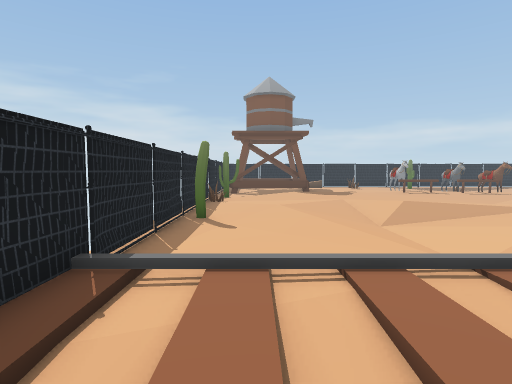
[1] (above)

24 first-person views from a walk through a 3-D level made in the Unity game engine. The camera is 1.5 m above the floor, tilts 4° down and sees 80° across. The floor is counted in squares, 1 m on a side. Each view is taken from the middle of a square. On the plan, view 1 faces up. The plan holds only what a view shows up to about 15 squares ahead; the rest is blank. The place goes on beyond the plan. The player is left out. Some surface patterns are stand-ins.

[2]
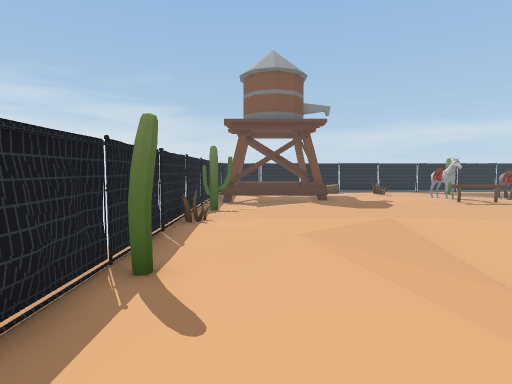

[3]
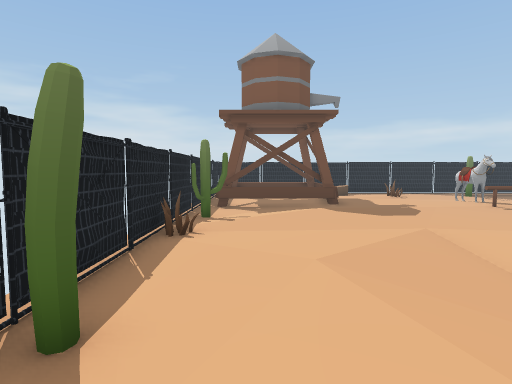

[4]
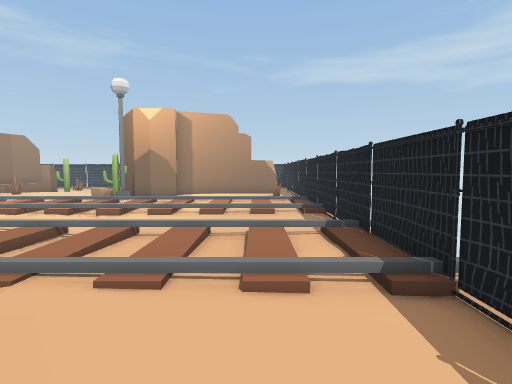

[5]
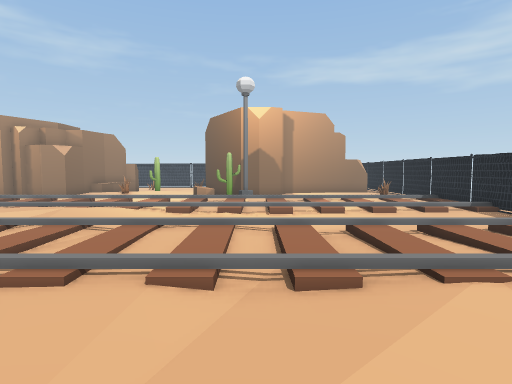

[6]
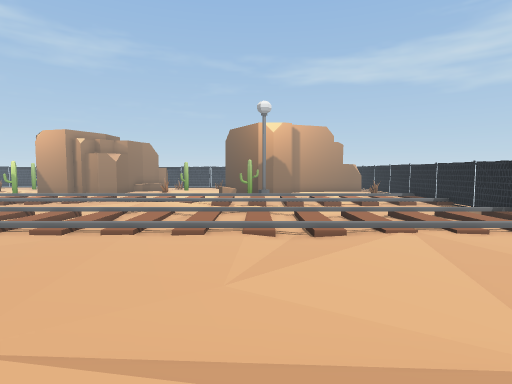

[7]
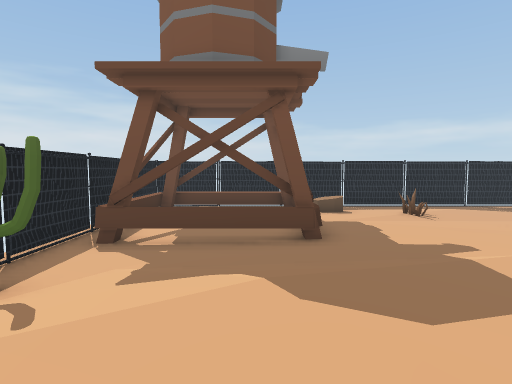

[8]
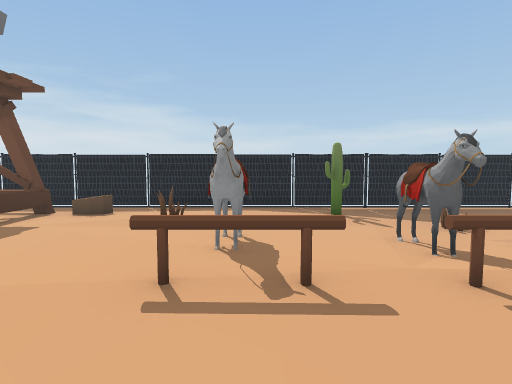

[9]
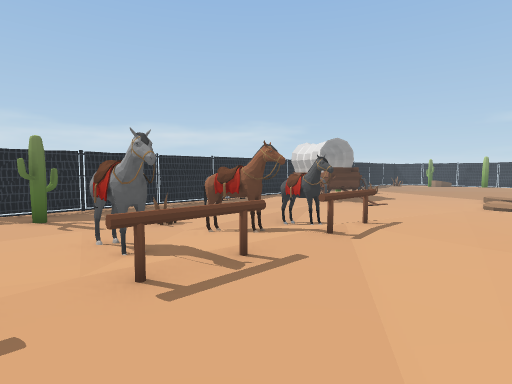

[10]
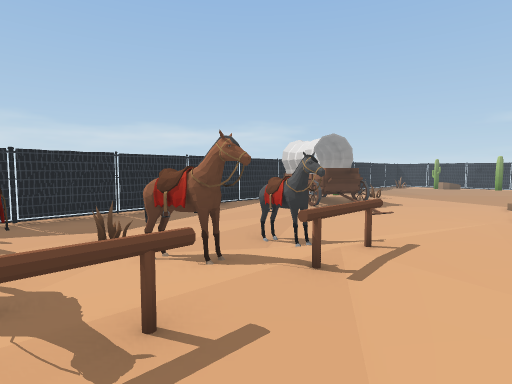

[11]
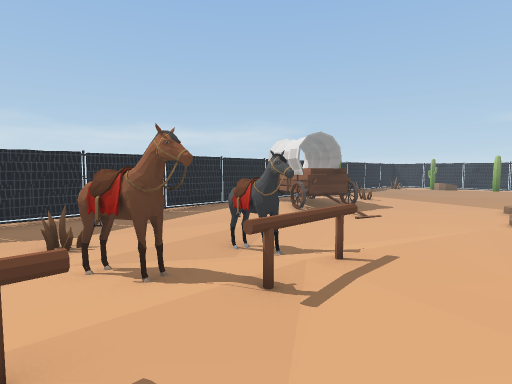

[12]
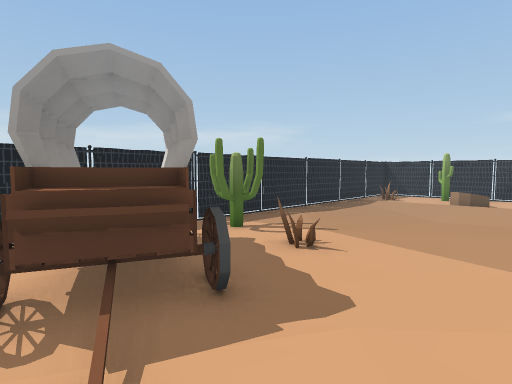

[13]
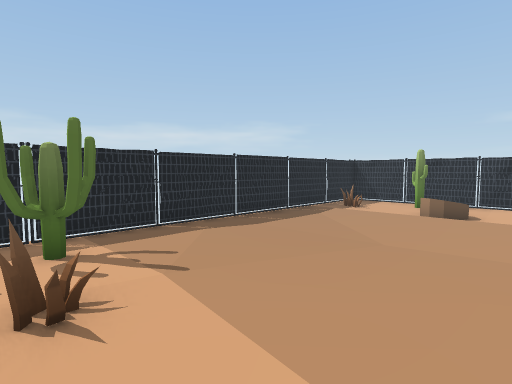

[14]
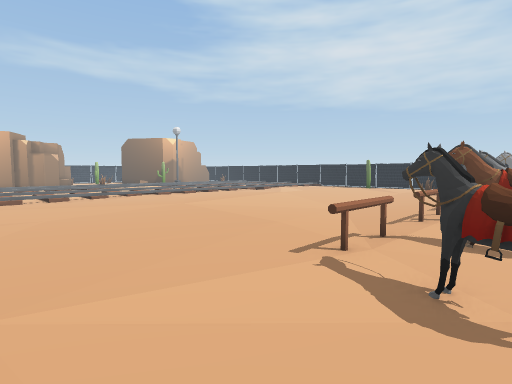

[15]
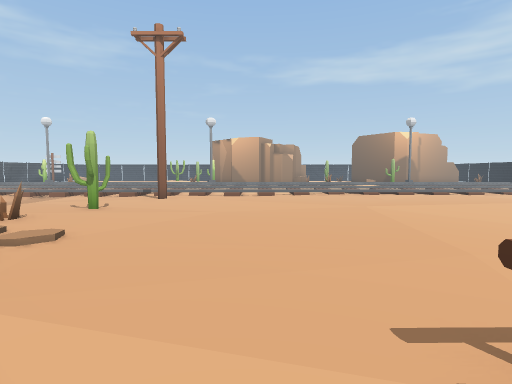

[16]
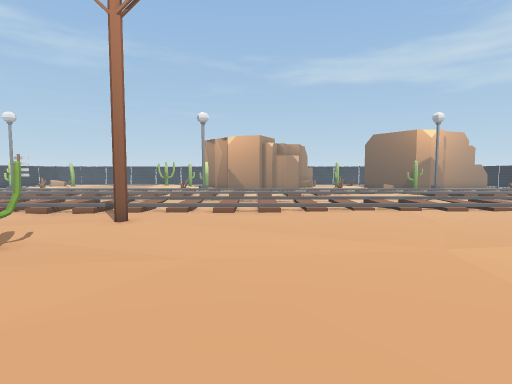

[17]
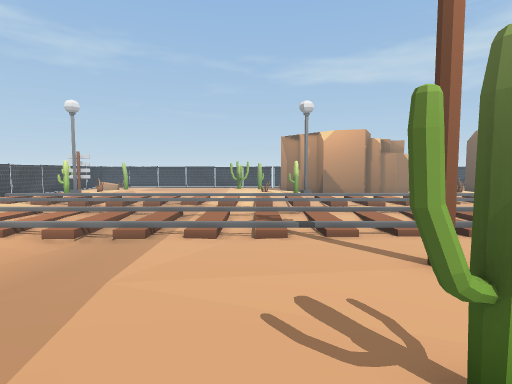

[18]
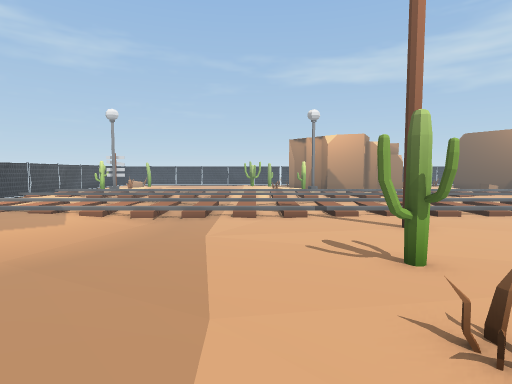

[19]
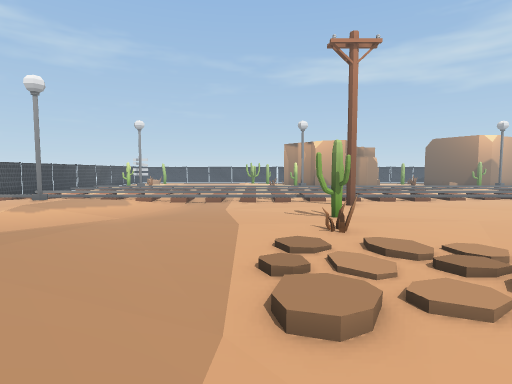

[20]
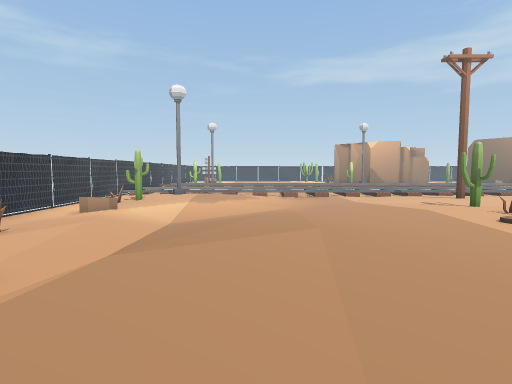

[21]
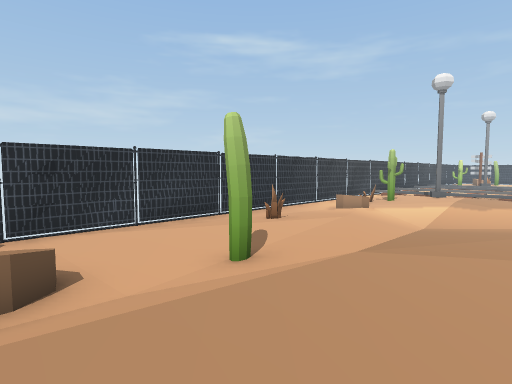

[22]
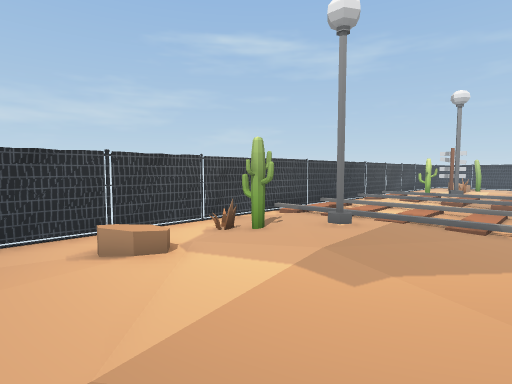

[23]
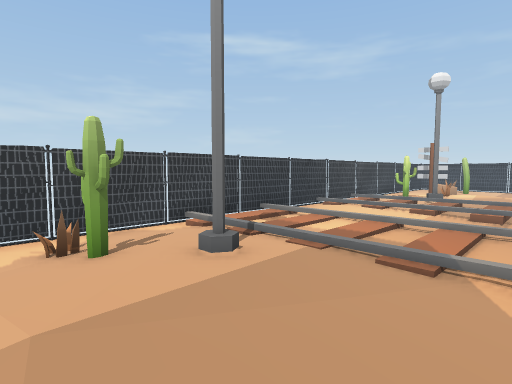

[24]
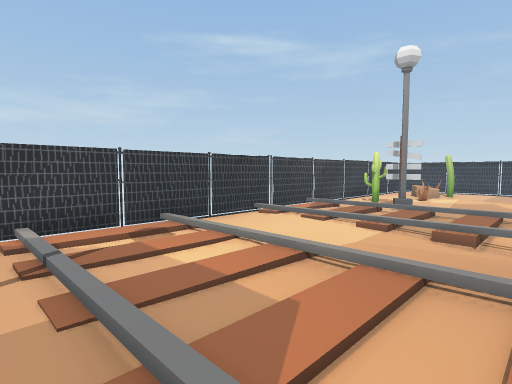

### Floor plan
Key: @ floor where view 1 was taken; # wall or solid block; x gap in a wall; . main floor; : floor 0.25 m higher than the main floor; - floor 0.25 m lower than the main floor; + floor 0.75 m higher than the main floor; / step, stairs or slope; = window, fence, low wall or low ledge; O other object.
Columns run from 3 left of view 1 to 42 right of it. Each row starts with its distance up from view 1.
 27  ############################################
 26      .......................O  O............
 25  ###==#.O...:..OO.----.....OOO OO::.......O..#
 24  ##  ##:::O:......-O---...:O+O:O:::..........#
 23  #=   =::::.......----....OOO:::::......:..OO#
 22  ##..: ::::.......------...OO::O::.....::O   #
 21  ## ###:::::OO..O.OO/OO-.......::::....:///..#
 20 =##===#:::::OO::O..O/OO-........::::..::/....#
 19 =......::::::O::O::O.O//........:::::::::O...#
 18 ##.....:::::OOOOOO.OOO:..........:::::::::::.#
 17  OO.:::::::.........:::::../////.:::::::::::.#
 16 #..:::::::..........:::::..//./...::::::::::.#
 15 ##:::::::..........::::::..///:/..:::::./::O.#
 14 ##...::::... ......:::::....//::...:::..//:..#
 13 #.:::::/:::  ......::::.....:O:::...:...//:..x
 12 ##.:::./:::   ....:::::....::::::......--/:..#
 11 ##.::..//      ::::::::.....O:::::....../-/O.#
 10 #O..:../////:  :::::::::....OO..:.....////.O.#
  9 ##..:./-...::::::::::::::.............::::...#
  8  #...:......:::::::::::::::...........::::.O.#
  7  #...:......:::::......::::O..........::::OO.#
  6 =#...:.......::...........:...........:::O:..#
  5 =.....::..............................::::::.x
  4 #////////////////////////////////////////////#
  3 #:.////.:.::////.:   ////.:.//////.:.:..:::.:#
  2  :.////.:.::////.:   ////.:.//////.:.:./:::.:#
  1 ##///////////////////////////////////////////#
  0  #.@......   .:/ //           .....  .....:..#
 -1 ##.  .....:..::::::                  .....::.#
 -2 #............:::::::..   ./      ..   ....::.#
 -3 #////////////////////////////////////////////#
 -4 ##.////.:.:.                          ///.:::x
 -5  #.////.:.:.////                      ///.:.:#
 -6 ##/////////////////                   ///////#
 -7 #        /O.                          ...O...#

Where each view was taken, in squares from view 1:
view 1: 0 up, 0 right, facing up
view 2: 5 up, 0 right, facing up
view 3: 7 up, 0 right, facing up
view 4: 8 up, 0 right, facing down
view 5: 8 up, 6 right, facing down
view 6: 12 up, 7 right, facing down
view 7: 13 up, 2 right, facing up
view 8: 15 up, 10 right, facing up
view 9: 15 up, 11 right, facing up-right
view 10: 16 up, 13 right, facing up-right
view 11: 16 up, 14 right, facing up-right
view 12: 19 up, 23 right, facing up-right
view 13: 19 up, 27 right, facing up-right
view 14: 21 up, 23 right, facing down-left
view 15: 20 up, 20 right, facing down
view 16: 16 up, 20 right, facing down
view 17: 12 up, 27 right, facing down
view 18: 15 up, 28 right, facing down
view 19: 20 up, 28 right, facing down
view 20: 22 up, 34 right, facing down
view 21: 22 up, 34 right, facing down-right
view 22: 13 up, 34 right, facing down-right
view 23: 9 up, 34 right, facing down-right
view 24: 5 up, 34 right, facing down-right
